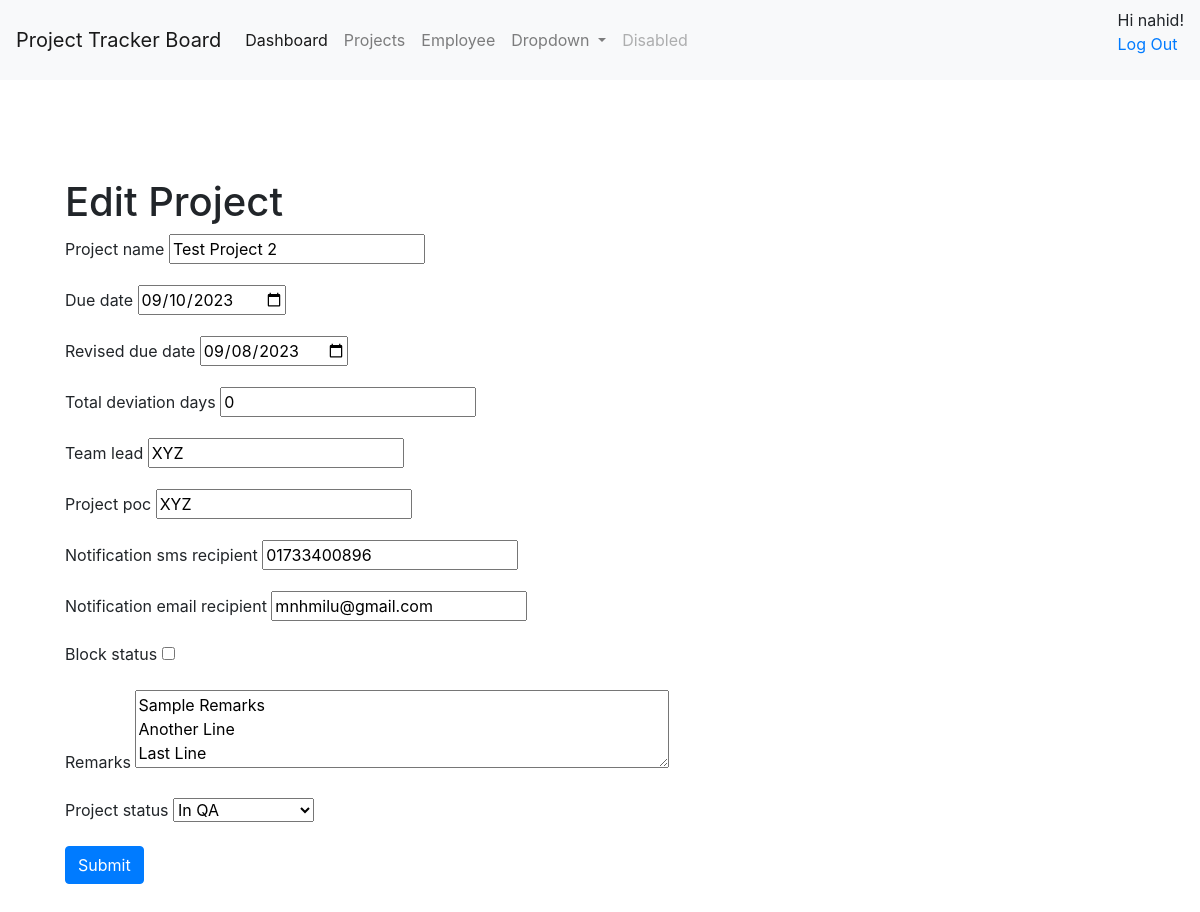
Page /project/edit/1 (signed in) on the committed database.
### employee/models.py (models this page shows)
class Project(models.Model):
    PROJECT_STATUS = PROJECT_STATUS_CHOICES
    project_id = models.AutoField(primary_key=True)
    project_name = models.CharField(max_length=100)
    due_date=models.DateField()
    revised_due_date=models.DateField()
    total_deviation_days=models.IntegerField(default=0)
    team_lead=models.CharField(max_length=50,blank=True)
    project_poc=models.CharField(max_length=50,blank=True)
    notification_sms_recipient=models.CharField(max_length=100, blank=True)
    notification_email_recipient=models.CharField(max_length=100, blank=True)
    block_status=models.BooleanField(default=False)
    inserted_by=models.CharField(max_length=250,default="admin",blank=True)
    insert_date=models.DateTimeField(auto_now_add=True)
    updated_by=models.CharField(max_length=250,default="admin",blank=True)
    update_date=models.DateTimeField(auto_now_add=True)
    remarks=models.CharField(max_length=250,blank=True)
    project_status = models.CharField(max_length=20, choices=PROJECT_STATUS)
    class Meta:
        managed = True
        db_table = "project"

### employee/views_project.py (the view)
# urls.py: path('project/edit/<int:id>', views_project.edit),
@login_required
def edit(request, id):
    logger.warning("edit called------------->with"+request.method);
    project = get_object_or_404(Project, pk=id)
    if request.method == 'POST':
        form = ProjectForm(request.POST, instance=project)
        messages.error(request,form.errors)
        if form.is_valid():
            form.save()
            return redirect('/project/index')
    else:
        form = ProjectForm(instance=project)
    return render(request, 'project/edit.html', {'form': form, 'project': project})

### employee/forms.py (shortened to what this page needs)
class ProjectForm(forms.ModelForm):
    project_status = forms.ChoiceField(choices=PROJECT_STATUS_CHOICES, initial='initiated')
    class Meta:
        model = Project
        fields = "__all__"
        exclude=['inserted_by','updated_by']
        widgets = {
            'due_date': DateInput(),
            'revised_due_date': DateInput() ,
            'remarks': forms.Textarea(attrs={'rows': 3, 'cols': 50}),
        }

### employee/templates/project/edit.html (shortened to what this page needs)
{% extends "base.html" %} {% block content %}
<div class="container mt-5">
  <h1>Edit Project</h1>
  <form method="post" class="form">
    {% for field in form %}
      <div class="form-group">
        <label for="{{ field.id_for_label }}" class="form-label">{{ field.label }}</label>
        {{ field }}
      </div>
    {% endfor %}
    <button type="submit" class="btn btn-primary">Submit</button>
  </form>
</div>
{% endblock %}

### employee/templates/base.html (shortened to what this page needs)
<!DOCTYPE html>
<html lang="en">
  <head>
    <link
      rel="stylesheet"
      href="https://maxcdn.bootstrapcdn.com/bootstrap/4.5.2/css/bootstrap.min.css"
    />
  </head>
  <body>
    <nav class="navbar navbar-expand-lg navbar-light bg-light">
      <a class="navbar-brand" href="#">Project Tracker Board</a>
      <div class="collapse navbar-collapse" id="navbarSupportedContent">
        <ul class="navbar-nav mr-auto">
          <li class="nav-item active">
            <a class="nav-link" href="/dashboard"
              >Dashboard <span class="sr-only">(current)</span></a
            >
          </li>
          <li class="nav-item">
            <a class="nav-link" href="/project/index">Projects</a>
          </li>
          <li class="nav-item">
            <a class="nav-link" href="/employee/show">Employee</a>
          </li>
          <li class="nav-item dropdown">
            <a
              class="nav-link dropdown-toggle"
              href="#"
              id="navbarDropdown"
              role="button"
              data-toggle="dropdown"
              aria-haspopup="true"
              aria-expanded="false"
            >
              Dropdown
            </a>
          </li>
          <li class="nav-item">
            <a class="nav-link disabled" href="#">Disabled</a>
          </li>
        </ul>
        <div>
          {% if user.is_authenticated %} Hi {{ user.username }}!
          <p><a href="{% url 'logout' %}">Log Out</a></p>
          {% else %}
          <p>You are not logged in</p>
          <a href="{% url 'login' %}">Log In</a>
          {% endif %}
        </div>
      </div>
    </nav>
    <div id="content" style="padding: 50px">
      {% block content %}
      {% endblock %}
    </div>
  </body>
</html>

### rows in the picture
Project: form "Test Project 2" "09/10/2023" "09/08/2023" "0" "XYZ" "XYZ" "01733400896" "mnhmilu@gmail.com" "Sample Remarks Another Line Last Line" "In QA"

### other values in the picture
{{ user.username }} "nahid"
{{ field.label }} "Project name" "Due date" "Revised due date" "Total deviation days" "Team lead" "Project poc" "Notification sms recipient" "Notification email recipient" "Block status" "Remarks" "Project status"
